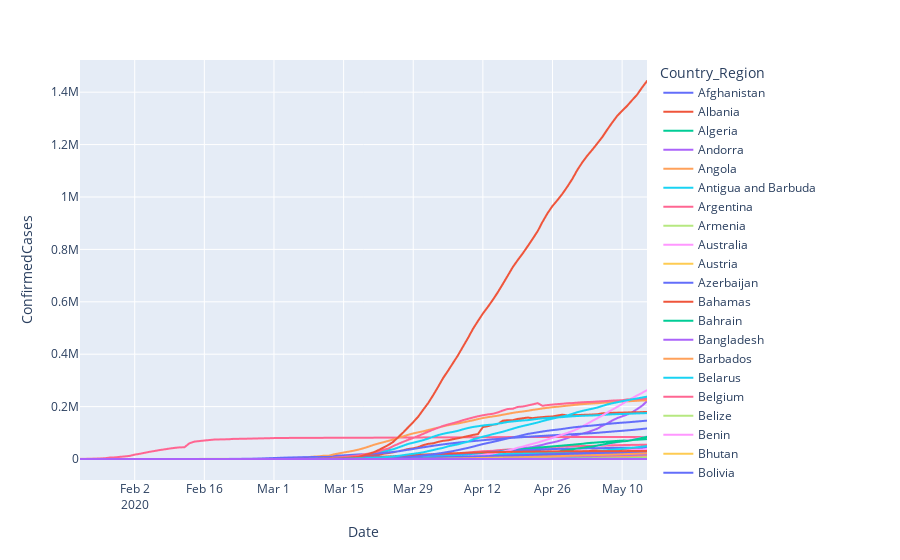

Source (notebook cell):
### Markdown cell above
What's interesting is that after March US has had massive lead in cases over other countries and that number of cases actually seems to be distributed in such a way that linear regression might roughly work. Remembering how it developed later, I came here expecting a time series instead of a steadily rising graph, but I guess it was just the very beginning, so no cycles formed yet.

We can also take a look at the data without US' outlier:

### Code cell
px.line(df_countries, x = "Date", y = "ConfirmedCases", color = "Country_Region")
